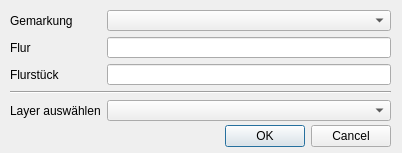
<?xml version="1.0" encoding="UTF-8"?>
<ui version="4.0">
 <class>FlurstueckSucheDialogBase</class>
 <widget class="QDialog" name="FlurstueckSucheDialogBase">
  <property name="geometry">
   <rect>
    <x>0</x>
    <y>0</y>
    <width>402</width>
    <height>153</height>
   </rect>
  </property>
  <property name="windowTitle">
   <string>Flurstück-Suche</string>
  </property>
  <property name="windowIcon">
   <iconset>
    <normaloff>:/plugins/flurstueck_suche/icon.png</normaloff>:/plugins/flurstueck_suche/icon.png</iconset>
  </property>
  <widget class="QDialogButtonBox" name="button_box">
   <property name="geometry">
    <rect>
     <x>10</x>
     <y>120</y>
     <width>381</width>
     <height>32</height>
    </rect>
   </property>
   <property name="orientation">
    <enum>Qt::Horizontal</enum>
   </property>
   <property name="standardButtons">
    <set>QDialogButtonBox::Cancel|QDialogButtonBox::Ok</set>
   </property>
  </widget>
  <widget class="QWidget" name="formLayoutWidget">
   <property name="geometry">
    <rect>
     <x>10</x>
     <y>10</y>
     <width>381</width>
     <height>111</height>
    </rect>
   </property>
   <layout class="QFormLayout" name="formLayout">
    <item row="0" column="0">
     <widget class="QLabel" name="l_gemarkung">
      <property name="text">
       <string>Gemarkung</string>
      </property>
     </widget>
    </item>
    <item row="0" column="1">
     <widget class="QComboBox" name="i_gemarkung">
      <property name="insertPolicy">
       <enum>QComboBox::InsertAlphabetically</enum>
      </property>
     </widget>
    </item>
    <item row="1" column="0">
     <widget class="QLabel" name="l_flur">
      <property name="text">
       <string>Flur</string>
      </property>
     </widget>
    </item>
    <item row="1" column="1">
     <widget class="QLineEdit" name="i_flur"/>
    </item>
    <item row="2" column="0">
     <widget class="QLabel" name="l_flurstueck">
      <property name="text">
       <string>Flurstück</string>
      </property>
     </widget>
    </item>
    <item row="2" column="1">
     <widget class="QLineEdit" name="i_flurstueck"/>
    </item>
    <item row="4" column="0">
     <widget class="QLabel" name="label">
      <property name="text">
       <string>Layer auswählen</string>
      </property>
     </widget>
    </item>
    <item row="4" column="1">
     <widget class="QgsMapLayerComboBox" name="i_layer"/>
    </item>
    <item row="3" column="0" colspan="2">
     <widget class="Line" name="line">
      <property name="orientation">
       <enum>Qt::Horizontal</enum>
      </property>
     </widget>
    </item>
   </layout>
  </widget>
 </widget>
 <customwidgets>
  <customwidget>
   <class>QgsMapLayerComboBox</class>
   <extends>QComboBox</extends>
   <header>qgsmaplayercombobox.h</header>
  </customwidget>
 </customwidgets>
 <resources/>
 <connections>
  <connection>
   <sender>button_box</sender>
   <signal>accepted()</signal>
   <receiver>FlurstueckSucheDialogBase</receiver>
   <slot>accept()</slot>
   <hints>
    <hint type="sourcelabel">
     <x>20</x>
     <y>20</y>
    </hint>
    <hint type="destinationlabel">
     <x>20</x>
     <y>20</y>
    </hint>
   </hints>
  </connection>
  <connection>
   <sender>button_box</sender>
   <signal>rejected()</signal>
   <receiver>FlurstueckSucheDialogBase</receiver>
   <slot>reject()</slot>
   <hints>
    <hint type="sourcelabel">
     <x>20</x>
     <y>20</y>
    </hint>
    <hint type="destinationlabel">
     <x>20</x>
     <y>20</y>
    </hint>
   </hints>
  </connection>
 </connections>
</ui>
